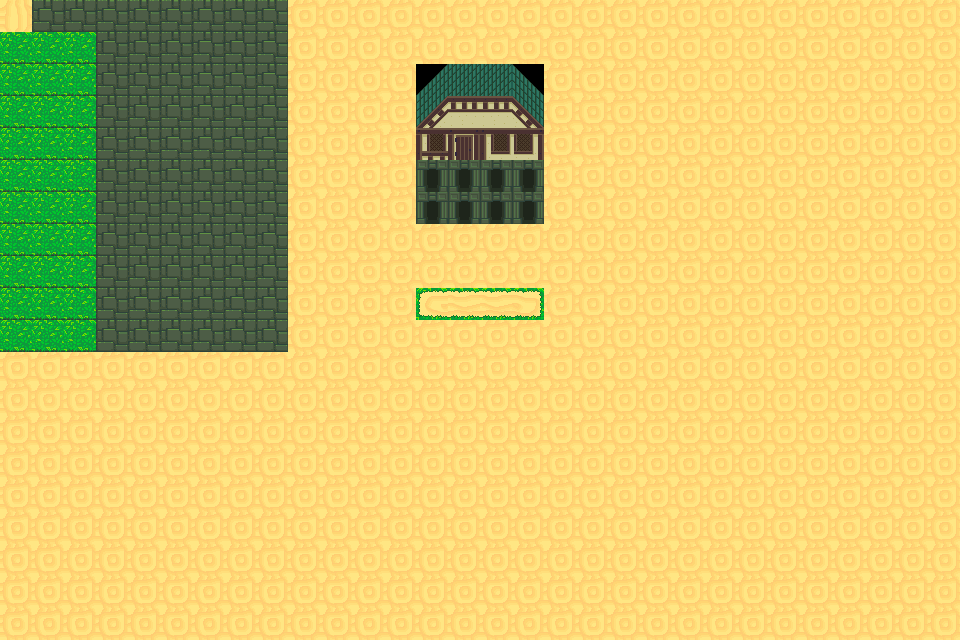

A level layout from a 2D game, rendered from its tile map. Below: a short description, then the map file with its tile-grid data intact:
An orthogonal 30x20 tile map with 32x32 px tiles, 1 tile layer (Tile Layer 1).

<map version="1.10" tiledversion="1.11.2" orientation="orthogonal" renderorder="right-down" width="30" height="20" tilewidth="32" tileheight="32" infinite="0" nextlayerid="2" nextobjectid="1">
 <tileset firstgid="1" source="BasicMap.tsx" />
 <layer id="1" name="Tile Layer 1" width="30" height="20">
  <data encoding="csv">
145,74,74,74,74,74,74,74,74,143,143,143,143,143,143,143,143,143,143,143,143,143,143,143,143,143,143,143,143,143,
71,71,71,74,74,74,74,74,74,143,143,143,143,143,143,143,143,143,143,143,143,143,143,143,143,143,143,143,143,143,
71,71,71,74,74,74,74,74,74,143,143,143,143,62,85,85,65,143,143,143,143,143,143,143,143,143,143,143,143,143,
71,71,71,74,74,74,74,74,74,143,143,143,143,108,109,109,111,143,143,143,143,143,143,143,143,143,143,143,143,143,
71,71,71,74,74,74,74,74,74,143,143,143,143,154,225,156,157,143,143,143,143,143,143,143,143,143,143,143,143,143,
71,71,71,74,74,74,74,74,74,143,143,143,143,29,29,29,29,143,143,143,143,143,143,143,143,143,143,143,143,143,
71,71,71,74,74,74,74,74,74,143,143,143,143,29,29,29,29,143,143,143,143,143,143,143,143,143,143,143,143,143,
71,71,71,74,74,74,74,74,74,143,143,143,143,143,143,143,143,143,143,143,143,143,143,143,143,143,143,143,143,143,
71,71,71,74,74,74,74,74,74,143,143,143,143,143,143,143,143,143,143,143,143,143,143,143,143,143,143,143,143,143,
71,71,71,74,74,74,74,74,74,143,143,143,143,211,190,190,213,143,143,143,143,143,143,143,143,143,143,143,143,143,
71,71,71,74,74,74,74,74,74,143,143,143,143,143,143,143,143,143,143,143,143,143,143,143,143,143,143,143,143,143,
143,143,143,143,143,143,143,143,143,143,143,143,143,143,143,143,143,143,143,143,143,143,143,143,143,143,143,143,143,143,
143,143,143,143,143,143,143,143,143,143,143,143,143,143,143,143,143,143,143,143,143,143,143,143,143,143,143,143,143,143,
143,143,143,143,143,143,143,143,143,143,143,143,143,143,143,143,143,143,143,143,143,143,143,143,143,143,143,143,143,143,
143,143,143,143,143,143,143,143,143,143,143,143,143,143,143,143,143,143,143,143,143,143,143,143,143,143,143,143,143,143,
143,143,143,143,143,143,143,143,143,143,143,143,143,143,143,143,143,143,143,143,143,143,143,143,143,143,143,143,143,143,
143,143,143,143,143,143,143,143,143,143,143,143,143,143,143,143,143,143,143,143,143,143,143,143,143,143,143,143,143,143,
143,143,143,143,143,143,143,143,143,143,143,143,143,143,143,143,143,143,143,143,143,143,143,143,143,143,143,143,143,143,
143,143,143,143,143,143,143,143,143,143,143,143,143,143,143,143,143,143,143,143,143,143,143,143,143,143,143,143,143,143,
143,143,143,143,143,143,143,143,143,143,143,143,143,143,143,143,143,143,143,143,143,143,143,143,143,143,143,143,143,143
</data>
 </layer>
</map>
